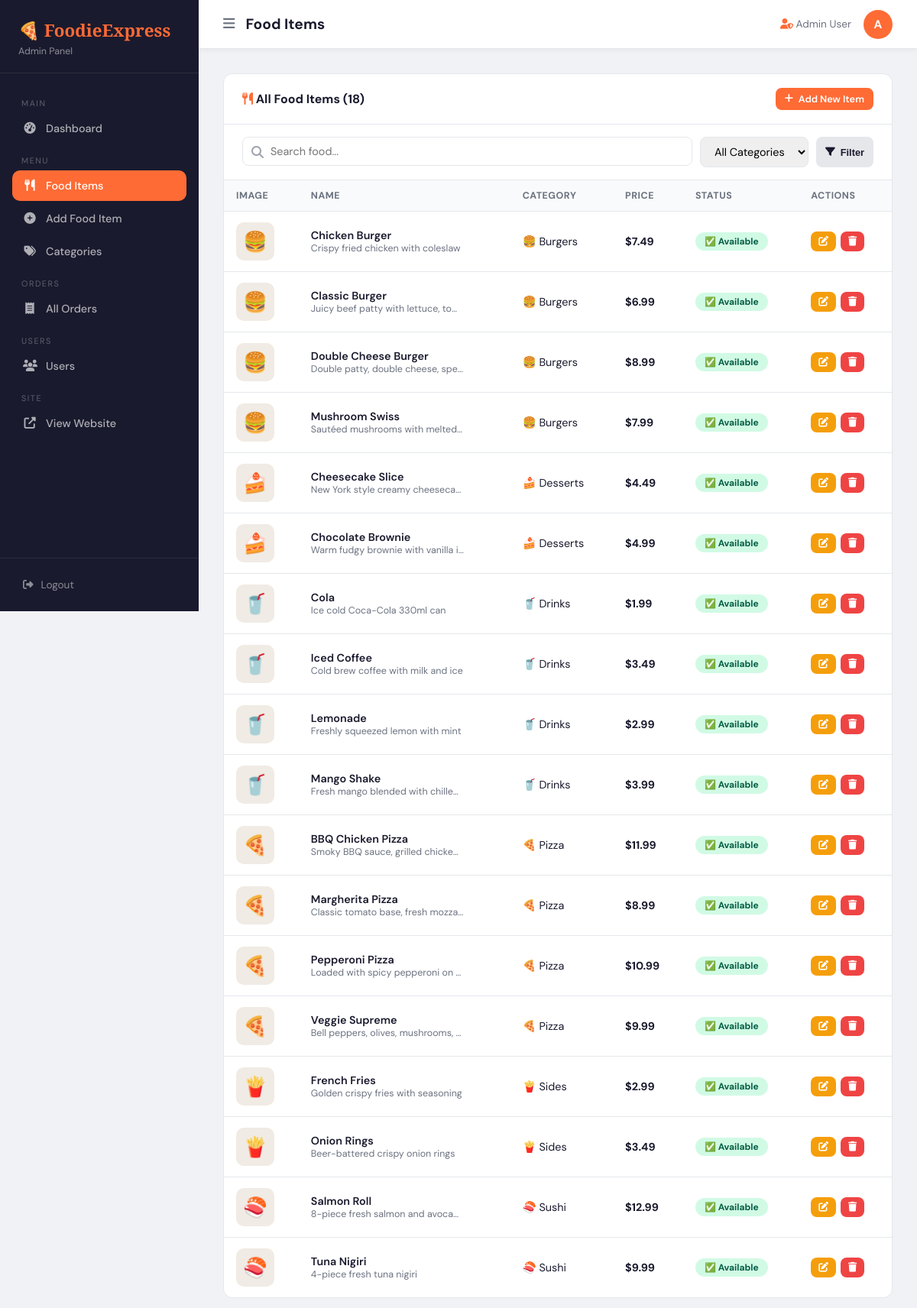
The page /admin/manage-food.php (signed in) on the database its author committed.
### tables this page shows
CREATE TABLE IF NOT EXISTS products (
    id            INT AUTO_INCREMENT PRIMARY KEY,
    category_id   INT            NOT NULL,
    name          VARCHAR(150)   NOT NULL,
    description   TEXT           DEFAULT NULL,
    price         DECIMAL(10,2)  NOT NULL,
    image         VARCHAR(255)   DEFAULT 'default-food.jpg',
    is_available  TINYINT(1)     DEFAULT 1,
    created_at    TIMESTAMP      DEFAULT CURRENT_TIMESTAMP,
    FOREIGN KEY (category_id) REFERENCES categories(id) ON DELETE CASCADE
);

CREATE TABLE IF NOT EXISTS categories (
    id          INT AUTO_INCREMENT PRIMARY KEY,
    name        VARCHAR(100) NOT NULL,
    icon        VARCHAR(10)  DEFAULT '🍽️',
    created_at  TIMESTAMP    DEFAULT CURRENT_TIMESTAMP
);

### admin/manage-food.php (the view, shortened to what this page needs)
<?php
require_once 'includes/admin-header.php';
$db = getDB();
$search = trim($_GET['q'] ?? '');
$sql = "SELECT p.*, c.name AS cat_name, c.icon AS cat_icon
        FROM products p JOIN categories c ON c.id = p.category_id WHERE 1=1";
$params = [];
$sql .= " ORDER BY c.name, p.name";
$stmt = $db->prepare($sql);
$stmt->execute($params);
$products = $stmt->fetchAll();
?>
<div class="admin-card">
    <div class="admin-card-header">
        <h3><i class="fas fa-utensils" style="color:var(--primary);"></i> All Food Items (<?= count($products) ?>)</h3>
        <a href="add-food.php" class="btn btn-primary btn-sm"><i class="fas fa-plus"></i> Add New Item</a>
    </div>
    <div style="padding:16px 24px;border-bottom:1px solid var(--border);display:flex;gap:12px;flex-wrap:wrap;">
        <form method="GET" style="display:flex;gap:10px;flex-wrap:wrap;flex:1;">
            <div style="position:relative;flex:1;min-width:180px;">
                <i class="fas fa-search" style="position:absolute;left:12px;top:50%;transform:translateY(-50%);color:#9ca3af;"></i>
                <input type="text" name="q" value="<?= htmlspecialchars($search) ?>"
                       placeholder="Search food..."
                       style="width:100%;padding:9px 14px 9px 36px;border:1.5px solid var(--border);border-radius:8px;font-size:0.9rem;outline:none;font-family:inherit;">
            </div>
            <select name="cat" style="padding:9px 14px;border:1.5px solid var(--border);border-radius:8px;font-size:0.9rem;outline:none;font-family:inherit;">
                <option value="0">All Categories</option>
            </select>
            <button type="submit" class="btn btn-secondary btn-sm"><i class="fas fa-filter"></i> Filter</button>
        </form>
    </div>
    <div style="overflow-x:auto;">
        <table class="admin-table">
            <thead>
                <tr>
                    <th>Image</th>
                    <th>Name</th>
                    <th>Category</th>
                    <th>Price</th>
                    <th>Status</th>
                    <th>Actions</th>
                </tr>
            </thead>
            <tbody>
            <?php if (empty($products)): ?>
                <tr>
                    <td colspan="6">
                        <div class="empty-state">
                            <i class="fas fa-utensils"></i>
                            <p>No food items found.</p>
                            <a href="add-food.php" class="btn btn-primary btn-sm" style="margin-top:12px;">Add Your First Item</a>
                        </div>
                    </td>
                </tr>
            <?php else: ?>
                <?php foreach ($products as $item): ?>
                <tr>
                    <td>
                        <div class="food-thumb">
                            <?php if ($item['image'] && file_exists(dirname(__DIR__).'/images/food/'.$item['image'])): ?>
                                <img src="<?= SITE_URL ?>/images/food/<?= htmlspecialchars($item['image']) ?>"
                                     style="width:50px;height:50px;object-fit:cover;border-radius:10px;">
                            <?php else: ?>
                                <?= $item['cat_icon'] ?>
                            <?php endif; ?>
                        </div>
                    </td>
                    <td>
                        <div style="font-weight:600;"><?= htmlspecialchars($item['name']) ?></div>
                        <div style="font-size:0.78rem;color:var(--text-muted);max-width:200px;white-space:nowrap;overflow:hidden;text-overflow:ellipsis;">
                            <?= htmlspecialchars($item['description']) ?>
                        </div>
                    </td>
                    <td><?= $item['cat_icon'] ?> <?= htmlspecialchars($item['cat_name']) ?></td>
                    <td><b>$<?= number_format($item['price'], 2) ?></b></td>
                    <td>
                        <a href="?toggle=<?= $item['id'] ?><?= $search ? '&q='.urlencode($search) : '' ?>"
                           class="badge <?= $item['is_available'] ? 'badge-active' : 'badge-inactive' ?>"
                           title="Click to toggle">
                            <?= $item['is_available'] ? '✅ Available' : '❌ Hidden' ?>
                        </a>
                    </td>
                    <td>
                        <div style="display:flex;gap:6px;">
                            <a href="add-food.php?edit=<?= $item['id'] ?>" class="btn btn-warning btn-sm btn-icon" title="Edit">
                                <i class="fas fa-edit"></i>
                            </a>
                            <button onclick="confirmDelete('manage-food.php?delete=<?= $item['id'] ?>', '<?= htmlspecialchars(addslashes($item['name'])) ?>')"
                                    class="btn btn-danger btn-sm btn-icon" title="Delete">
                                <i class="fas fa-trash"></i>
                            </button>
                        </div>
                    </td>
                </tr>
                <?php endforeach; ?>
            <?php endif; ?>
            </tbody>
        </table>
    </div>
</div>
<?php require_once 'includes/admin-footer.php'; ?>

### admin/css/admin-style.css (style rules this page uses)
:root { --primary: #ff6b35; --sidebar-bg: #1a1a2e; --sidebar-w: 260px; --header-h: 64px; --bg: #f0f2f5; --card-bg: #ffffff; --text: #1a1a2e; --text-muted: #6b7280; --border: #e5e7eb; --success: #10b981; --danger: #ef4444; --warning: #f59e0b; --info: #3b82f6; --radius: 12px; }
*, *::before, *::after { box-sizing: border-box; margin: 0; padding: 0; }
body { font-family: 'DM Sans', sans-serif; background: var(--bg); color: var(--text); }
a { text-decoration: none; color: inherit; }
.admin-card { background: var(--card-bg); border-radius: var(--radius); border: 1px solid var(--border); overflow: hidden; margin-bottom: 24px; }
.admin-card-header { padding: 18px 24px; border-bottom: 1px solid var(--border); display: flex; align-items: center; justify-content: space-between; flex-wrap: wrap; gap: 12px; }
.admin-card-header h3 { font-size: 1rem; font-weight: 700; }
.admin-table { width: 100%; border-collapse: collapse; }
.admin-table th { padding: 12px 16px; text-align: left; font-size: 0.78rem; font-weight: 700; text-transform: uppercase; letter-spacing: 0.5px; color: var(--text-muted); background: #f9fafb; border-bottom: 1px solid var(--border); }
.admin-table td { padding: 14px 16px; font-size: 0.9rem; border-bottom: 1px solid var(--border); vertical-align: middle; }
.admin-table tr:last-child td { border-bottom: none; }
.food-thumb { width: 50px; height: 50px; border-radius: 10px; object-fit: cover; background: #f0ebe4; display: flex; align-items: center; justify-content: center; font-size: 1.6rem; }
.btn { display: inline-flex; align-items: center; gap: 7px; padding: 9px 18px; border-radius: 8px; font-size: 0.875rem; font-weight: 600; border: none; cursor: pointer; transition: all 0.2s; text-decoration: none; }
.btn-primary { background: var(--primary); color: #fff; }
.btn-danger { background: var(--danger); color: #fff; }
.btn-warning { background: var(--warning); color: #fff; }
.btn-secondary { background: var(--border); color: var(--text); }
.btn-sm { padding: 6px 12px; font-size: 0.8rem; }
.btn-icon { padding: 7px 10px; }
.badge { display: inline-block; padding: 4px 12px; border-radius: 50px; font-size: 0.75rem; font-weight: 700; }
.badge-active { background: #d1fae5; color: #065f46; }

### rows shown on the page
products: category.icon "🍔", name "Chicken Burger", description "Crispy fried chicken with coleslaw", category.name "Burgers", price "7.49", is_available "✅ Available"
products: category.icon "🍔", name "Classic Burger", description "Juicy beef patty with lettuce, to…", category.name "Burgers", price "6.99", is_available "✅ Available"
products: category.icon "🍔", name "Double Cheese Burger", description "Double patty, double cheese, spe…", category.name "Burgers", price "8.99", is_available "✅ Available"
products: category.icon "🍔", name "Mushroom Swiss", description "Sautéed mushrooms with melted…", category.name "Burgers", price "7.99", is_available "✅ Available"
products: category.icon "🍰", name "Cheesecake Slice", description "New York style creamy cheeseca…", category.name "Desserts", price "4.49", is_available "✅ Available"
products: category.icon "🍰", name "Chocolate Brownie", description "Warm fudgy brownie with vanilla i…", category.name "Desserts", price "4.99", is_available "✅ Available"
products: category.icon "🥤", name "Cola", description "Ice cold Coca-Cola 330ml can", category.name "Drinks", price "1.99", is_available "✅ Available"
products: category.icon "🥤", name "Iced Coffee", description "Cold brew coffee with milk and ice", category.name "Drinks", price "3.49", is_available "✅ Available"
products: category.icon "🥤", name "Lemonade", description "Freshly squeezed lemon with mint", category.name "Drinks", price "2.99", is_available "✅ Available"
products: category.icon "🥤", name "Mango Shake", description "Fresh mango blended with chille…", category.name "Drinks", price "3.99", is_available "✅ Available"
products: category.icon "🍕", name "BBQ Chicken Pizza", description "Smoky BBQ sauce, grilled chicke…", category.name "Pizza", price "11.99", is_available "✅ Available"
products: category.icon "🍕", name "Margherita Pizza", description "Classic tomato base, fresh mozza…", category.name "Pizza", price "8.99", is_available "✅ Available"
products: category.icon "🍕", name "Pepperoni Pizza", description "Loaded with spicy pepperoni on…", category.name "Pizza", price "10.99", is_available "✅ Available"
products: category.icon "🍕", name "Veggie Supreme", description "Bell peppers, olives, mushrooms,…", category.name "Pizza", price "9.99", is_available "✅ Available"
products: category.icon "🍟", name "French Fries", description "Golden crispy fries with seasoning", category.name "Sides", price "2.99", is_available "✅ Available"
products: category.icon "🍟", name "Onion Rings", description "Beer-battered crispy onion rings", category.name "Sides", price "3.49", is_available "✅ Available"
products: category.icon "🍣", name "Salmon Roll", description "8-piece fresh salmon and avoca…", category.name "Sushi", price "12.99", is_available "✅ Available"
products: category.icon "🍣", name "Tuna Nigiri", description "4-piece fresh tuna nigiri", category.name "Sushi", price "9.99", is_available "✅ Available"

### other values the page prints
$pageTitle "Food Items"
$_SESSION['user_name'] "Admin User"
substr($_SESSION['user_name'] ?? 'A', 0, 1) "A"
count($products) "18"
